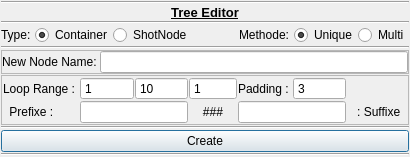
<?xml version="1.0" encoding="UTF-8"?>
<ui version="4.0">
 <class>wgTreeEditor</class>
 <widget class="QDialog" name="wgTreeEditor">
  <property name="geometry">
   <rect>
    <x>0</x>
    <y>0</y>
    <width>410</width>
    <height>154</height>
   </rect>
  </property>
  <property name="windowTitle">
   <string>Tree Editor</string>
  </property>
  <layout class="QGridLayout" name="gridLayout_2">
   <property name="margin">
    <number>1</number>
   </property>
   <property name="spacing">
    <number>1</number>
   </property>
   <item row="4" column="0">
    <widget class="Line" name="line_3">
     <property name="orientation">
      <enum>Qt::Horizontal</enum>
     </property>
    </widget>
   </item>
   <item row="7" column="0">
    <widget class="Line" name="line_5">
     <property name="orientation">
      <enum>Qt::Horizontal</enum>
     </property>
    </widget>
   </item>
   <item row="2" column="0">
    <widget class="Line" name="line_2">
     <property name="orientation">
      <enum>Qt::Horizontal</enum>
     </property>
    </widget>
   </item>
   <item row="8" column="0">
    <widget class="QPushButton" name="pbCreate">
     <property name="text">
      <string>Create</string>
     </property>
    </widget>
   </item>
   <item row="3" column="0">
    <layout class="QHBoxLayout" name="hlNodeType">
     <item>
      <widget class="QLabel" name="lNodeType">
       <property name="text">
        <string>Type: </string>
       </property>
      </widget>
     </item>
     <item>
      <widget class="QRadioButton" name="rbContainer">
       <property name="text">
        <string>Container</string>
       </property>
       <property name="checked">
        <bool>true</bool>
       </property>
       <attribute name="buttonGroup">
        <string notr="true">rbgNodeType</string>
       </attribute>
      </widget>
     </item>
     <item>
      <widget class="QRadioButton" name="rbShotNode">
       <property name="text">
        <string>ShotNode</string>
       </property>
       <attribute name="buttonGroup">
        <string notr="true">rbgNodeType</string>
       </attribute>
      </widget>
     </item>
     <item>
      <spacer name="horizontalSpacer">
       <property name="orientation">
        <enum>Qt::Horizontal</enum>
       </property>
       <property name="sizeHint" stdset="0">
        <size>
         <width>40</width>
         <height>20</height>
        </size>
       </property>
      </spacer>
     </item>
     <item>
      <widget class="QLabel" name="lMethode">
       <property name="text">
        <string>Methode: </string>
       </property>
      </widget>
     </item>
     <item>
      <widget class="QRadioButton" name="rbUnique">
       <property name="text">
        <string>Unique</string>
       </property>
       <property name="checked">
        <bool>true</bool>
       </property>
       <attribute name="buttonGroup">
        <string notr="true">rbgMethode</string>
       </attribute>
      </widget>
     </item>
     <item>
      <widget class="QRadioButton" name="rbMulti">
       <property name="text">
        <string>Multi</string>
       </property>
       <attribute name="buttonGroup">
        <string notr="true">rbgMethode</string>
       </attribute>
      </widget>
     </item>
    </layout>
   </item>
   <item row="9" column="0">
    <widget class="Line" name="line">
     <property name="orientation">
      <enum>Qt::Horizontal</enum>
     </property>
    </widget>
   </item>
   <item row="6" column="0">
    <widget class="QFrame" name="fMulti">
     <property name="frameShape">
      <enum>QFrame::StyledPanel</enum>
     </property>
     <layout class="QGridLayout" name="gridLayout">
      <property name="margin">
       <number>1</number>
      </property>
      <property name="spacing">
       <number>1</number>
      </property>
      <item row="0" column="0">
       <widget class="QLabel" name="lLoopRange">
        <property name="sizePolicy">
         <sizepolicy hsizetype="Fixed" vsizetype="Preferred">
          <horstretch>0</horstretch>
          <verstretch>0</verstretch>
         </sizepolicy>
        </property>
        <property name="minimumSize">
         <size>
          <width>60</width>
          <height>0</height>
         </size>
        </property>
        <property name="text">
         <string>Loop Range : </string>
        </property>
       </widget>
      </item>
      <item row="1" column="3">
       <widget class="QLabel" name="lPadd">
        <property name="text">
         <string>###</string>
        </property>
        <property name="alignment">
         <set>Qt::AlignCenter</set>
        </property>
       </widget>
      </item>
      <item row="0" column="3">
       <widget class="QSpinBox" name="sbStep">
        <property name="buttonSymbols">
         <enum>QAbstractSpinBox::NoButtons</enum>
        </property>
        <property name="maximum">
         <number>1000</number>
        </property>
        <property name="value">
         <number>1</number>
        </property>
       </widget>
      </item>
      <item row="0" column="5">
       <widget class="QSpinBox" name="sbPadding">
        <property name="buttonSymbols">
         <enum>QAbstractSpinBox::NoButtons</enum>
        </property>
        <property name="value">
         <number>3</number>
        </property>
       </widget>
      </item>
      <item row="0" column="4">
       <widget class="QLabel" name="lPadding">
        <property name="text">
         <string>Padding : </string>
        </property>
        <property name="alignment">
         <set>Qt::AlignCenter</set>
        </property>
       </widget>
      </item>
      <item row="1" column="4" colspan="2">
       <widget class="QLineEdit" name="leSuffixe"/>
      </item>
      <item row="1" column="6">
       <widget class="QLabel" name="lSuffixe">
        <property name="sizePolicy">
         <sizepolicy hsizetype="Fixed" vsizetype="Preferred">
          <horstretch>0</horstretch>
          <verstretch>0</verstretch>
         </sizepolicy>
        </property>
        <property name="minimumSize">
         <size>
          <width>60</width>
          <height>0</height>
         </size>
        </property>
        <property name="text">
         <string> : Suffixe</string>
        </property>
        <property name="alignment">
         <set>Qt::AlignCenter</set>
        </property>
       </widget>
      </item>
      <item row="0" column="2">
       <widget class="QSpinBox" name="sbStop">
        <property name="buttonSymbols">
         <enum>QAbstractSpinBox::NoButtons</enum>
        </property>
        <property name="maximum">
         <number>1000</number>
        </property>
        <property name="value">
         <number>10</number>
        </property>
       </widget>
      </item>
      <item row="1" column="0">
       <widget class="QLabel" name="lPrefixe">
        <property name="sizePolicy">
         <sizepolicy hsizetype="Fixed" vsizetype="Preferred">
          <horstretch>0</horstretch>
          <verstretch>0</verstretch>
         </sizepolicy>
        </property>
        <property name="minimumSize">
         <size>
          <width>60</width>
          <height>0</height>
         </size>
        </property>
        <property name="text">
         <string>Prefixe : </string>
        </property>
        <property name="alignment">
         <set>Qt::AlignCenter</set>
        </property>
       </widget>
      </item>
      <item row="1" column="1" colspan="2">
       <widget class="QLineEdit" name="lePrefixe"/>
      </item>
      <item row="0" column="1">
       <widget class="QSpinBox" name="sbStart">
        <property name="buttonSymbols">
         <enum>QAbstractSpinBox::NoButtons</enum>
        </property>
        <property name="maximum">
         <number>1000</number>
        </property>
        <property name="value">
         <number>1</number>
        </property>
       </widget>
      </item>
     </layout>
    </widget>
   </item>
   <item row="5" column="0">
    <widget class="QFrame" name="fUnique">
     <property name="frameShape">
      <enum>QFrame::StyledPanel</enum>
     </property>
     <layout class="QHBoxLayout" name="hlUnique">
      <property name="spacing">
       <number>0</number>
      </property>
      <property name="margin">
       <number>0</number>
      </property>
      <item>
       <widget class="QLabel" name="lNodeName">
        <property name="text">
         <string>New Node Name: </string>
        </property>
       </widget>
      </item>
      <item>
       <widget class="QLineEdit" name="leNodeName"/>
      </item>
     </layout>
    </widget>
   </item>
   <item row="1" column="0">
    <widget class="QLabel" name="lTitle">
     <property name="font">
      <font>
       <pointsize>10</pointsize>
       <weight>75</weight>
       <bold>true</bold>
       <underline>true</underline>
      </font>
     </property>
     <property name="text">
      <string>Tree Editor</string>
     </property>
     <property name="alignment">
      <set>Qt::AlignCenter</set>
     </property>
    </widget>
   </item>
   <item row="0" column="0">
    <widget class="Line" name="line_4">
     <property name="orientation">
      <enum>Qt::Horizontal</enum>
     </property>
    </widget>
   </item>
  </layout>
 </widget>
 <tabstops>
  <tabstop>rbContainer</tabstop>
  <tabstop>rbShotNode</tabstop>
  <tabstop>leNodeName</tabstop>
  <tabstop>sbStart</tabstop>
  <tabstop>sbStop</tabstop>
  <tabstop>sbStep</tabstop>
  <tabstop>sbPadding</tabstop>
  <tabstop>lePrefixe</tabstop>
  <tabstop>leSuffixe</tabstop>
 </tabstops>
 <resources/>
 <connections/>
 <buttongroups>
  <buttongroup name="rbgMethode"/>
  <buttongroup name="rbgNodeType"/>
 </buttongroups>
</ui>
